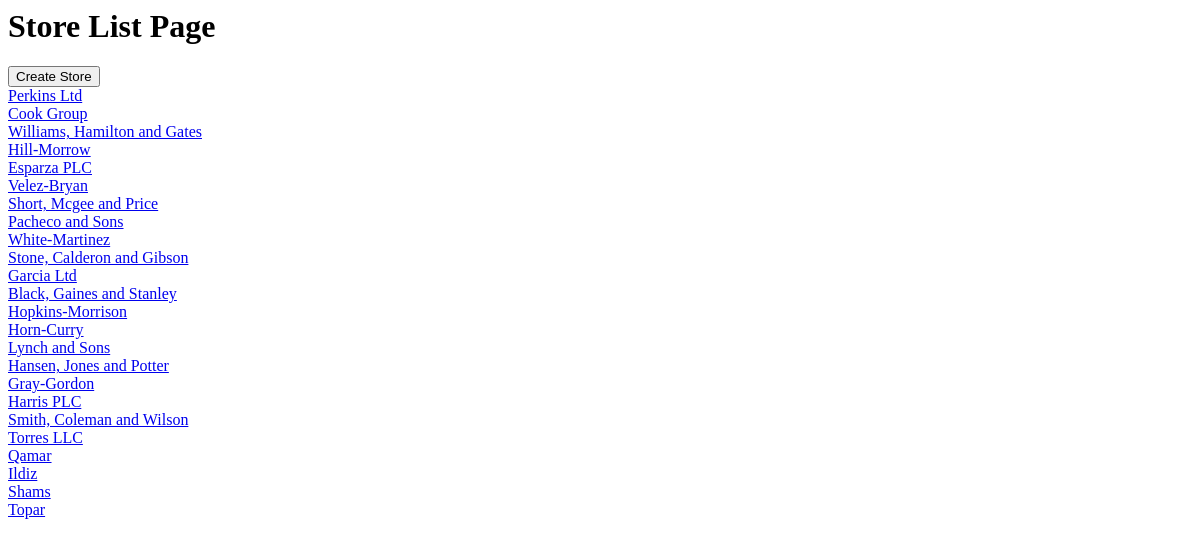
The app's page /bookshop/stores/, older data.
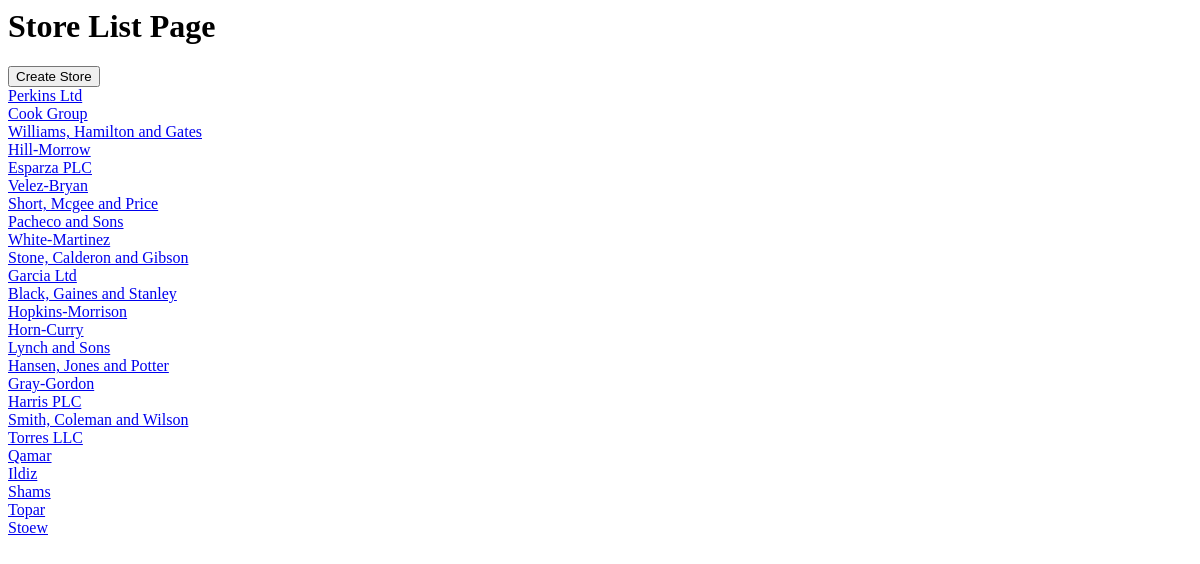
The same page, newer data.
### bookshop/models.py (models this page shows, shortened)
class Store(models.Model):
    name = models.CharField(max_length=300)
    books = models.ManyToManyField(Book, related_name="stores")

### bookshop/views.py (the view)
# urls.py: path("stores/", StoreListView.as_view(), name="store-list"),
class StoreListView(ListView):
    model = Store
    context_object_name = "stores"
    template_name = "bookshop/store_list.html"

### templates/bookshop/store_list.html (shortened to what this page needs)
{% extends "bookshop/base.html" %}
{% block body %}
    <h1>Store List Page</h1>
    <a href="{% url 'bookshop:store-create' %}"><button>Create Store</button></a> <br>
    {% for store in stores %}
        <a href="{% url 'bookshop:store-detail' store.id %}"> {{ store.name }} </a><br>
    {% endfor %}
{% endblock %}

### templates/bookshop/base.html (shortened to what this page needs)
<html>
<head>
</head>
<body>
{% block body %}
{% endblock %}
</body>
</html>

Row changes from the older to the newer data that the page shows:
added Store: name "Stoew"
